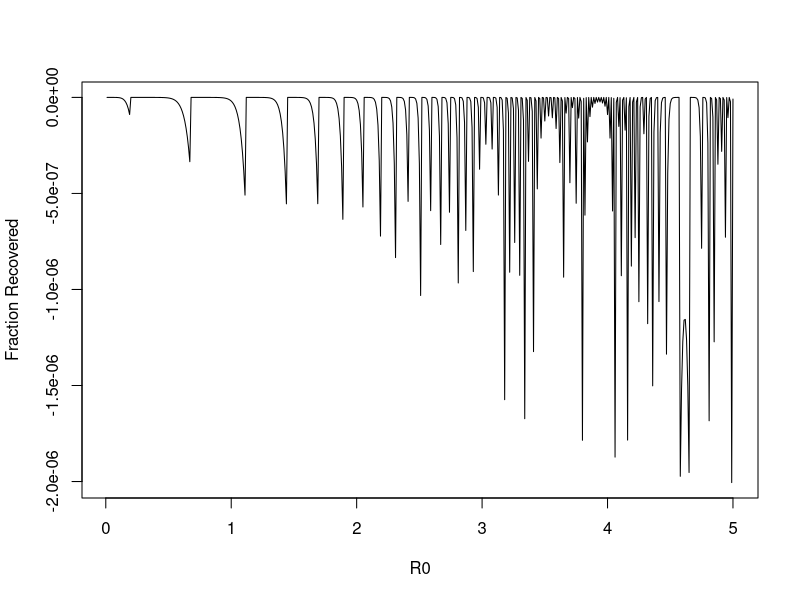

Reproduce this figure in R.
## ---- chunk 1
knitr::opts_chunk$set(fig.width=9, fig.height=9,
                      error=TRUE, echo=TRUE, eval=TRUE, warning=FALSE, message=FALSE)
## ---- chunk 2
## This is for SIR model
Funct<-function(x,R0){
	return(1-exp(-R0*x))
}
DeriFunct<-function(x,R0){
	return(R0*exp(-R0*x))
}

## Prototype example of the method
xn<-1000000 # a very large number
xnp1<-1 # a guesstimate of the root
Eps<-10^(-3) # tolerance
R0 <- 0.5
print(abs(xn-xnp1)>Eps)
while(abs(xn-xnp1)>Eps){
	xn<-xnp1
	xnp1<-xn-Funct(xn,R0)/DeriFunct(xn,R0)
	print(abs(xn-xnp1)>Eps)
	print(xnp1)
}


## Implementation to plot fraction recovered
RInf<-function(R0,Funct,DeriFunct){
	xn<-1000000 # a very large number
	xnp1<-1 # a guesstimate of the root
	Eps<-10^{-3} # tolerance
	# RO <- 0.5
	while(abs(xn-xnp1) > Eps){
		xn<-xnp1
		xnp1<-xn - (Funct(xn,R0)/DeriFunct(xn,R0))
		print(paste0('abs(xn-xnp1) ',abs(xn-xnp1)))
		print(paste0('T or F is ',abs(xn-xnp1) > Eps))
		print(paste0('xn is ',xn))
	  print(paste0('xnp1 is ',xnp1))
	}

	return(xnp1)
}

R0s<-seq(0.01,5,length.out=500)
RecFracs<-rep(0,500)
for (i in 1:length(R0s)){
  print(i)
  print(paste0('RO is ',R0s[i]))
  RecFracs[i]<-RInf(R0s[i],Funct,DeriFunct)
}
plot(RecFracs~R0s,t="l",xlab="R0",ylab="Fraction Recovered")
abline(h=1,col="red")


